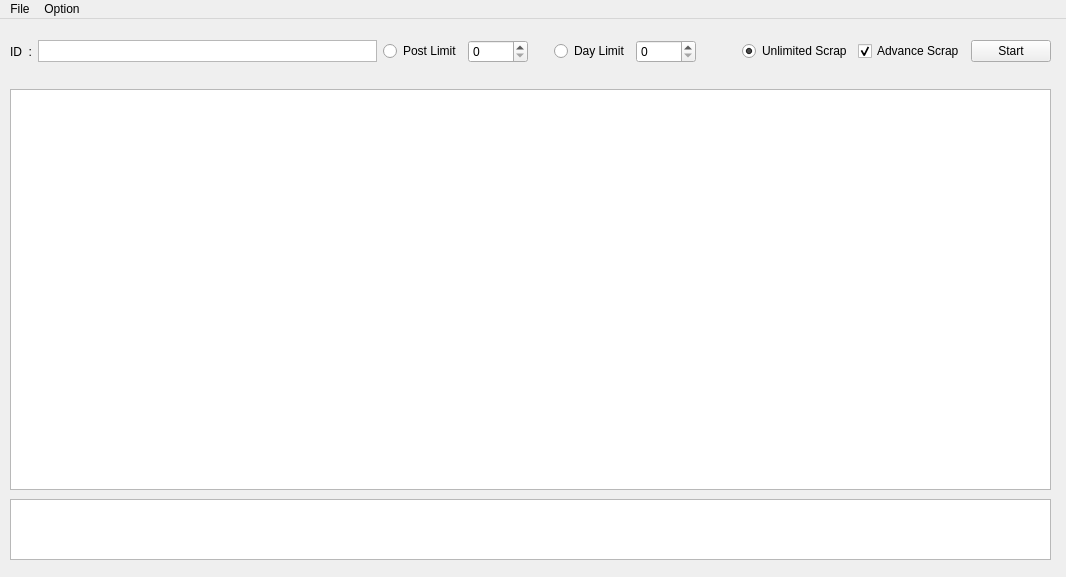
<?xml version="1.0" encoding="UTF-8"?>
<ui version="4.0">
 <class>MainWindow</class>
 <widget class="QMainWindow" name="MainWindow">
  <property name="geometry">
   <rect>
    <x>0</x>
    <y>0</y>
    <width>1066</width>
    <height>577</height>
   </rect>
  </property>
  <property name="windowTitle">
   <string>Facebook Scrapper</string>
  </property>
  <property name="documentMode">
   <bool>false</bool>
  </property>
  <property name="tabShape">
   <enum>QTabWidget::Rounded</enum>
  </property>
  <property name="unifiedTitleAndToolBarOnMac">
   <bool>false</bool>
  </property>
  <widget class="QWidget" name="centralwidget">
   <widget class="QWidget" name="gridLayoutWidget">
    <property name="geometry">
     <rect>
      <x>10</x>
      <y>10</y>
      <width>1041</width>
      <height>46</height>
     </rect>
    </property>
    <layout class="QHBoxLayout" name="horizontalLayout_3">
     <item>
      <layout class="QVBoxLayout" name="verticalLayout">
       <item>
        <layout class="QHBoxLayout" name="horizontalLayout">
         <item>
          <widget class="QLabel" name="label">
           <property name="text">
            <string>ID  :</string>
           </property>
          </widget>
         </item>
         <item>
          <widget class="QPlainTextEdit" name="plainTextEdit">
           <property name="minimumSize">
            <size>
             <width>0</width>
             <height>0</height>
            </size>
           </property>
           <property name="maximumSize">
            <size>
             <width>700</width>
             <height>22</height>
            </size>
           </property>
           <property name="inputMethodHints">
            <set>Qt::ImhNone</set>
           </property>
           <property name="verticalScrollBarPolicy">
            <enum>Qt::ScrollBarAlwaysOff</enum>
           </property>
           <property name="horizontalScrollBarPolicy">
            <enum>Qt::ScrollBarAlwaysOff</enum>
           </property>
           <property name="plainText">
            <string/>
           </property>
           <property name="placeholderText">
            <string/>
           </property>
          </widget>
         </item>
         <item>
          <layout class="QHBoxLayout" name="horizontalLayout_2">
           <item>
            <widget class="QRadioButton" name="radioButton_2">
             <property name="text">
              <string>Post Limit</string>
             </property>
            </widget>
           </item>
           <item>
            <widget class="QSpinBox" name="spinBox_2">
             <property name="sizePolicy">
              <sizepolicy hsizetype="Minimum" vsizetype="Fixed">
               <horstretch>0</horstretch>
               <verstretch>0</verstretch>
              </sizepolicy>
             </property>
             <property name="minimumSize">
              <size>
               <width>60</width>
               <height>0</height>
              </size>
             </property>
            </widget>
           </item>
           <item>
            <spacer name="horizontalSpacer">
             <property name="orientation">
              <enum>Qt::Horizontal</enum>
             </property>
             <property name="sizeHint" stdset="0">
              <size>
               <width>20</width>
               <height>20</height>
              </size>
             </property>
            </spacer>
           </item>
           <item>
            <widget class="QRadioButton" name="radioButton_3">
             <property name="text">
              <string>Day Limit</string>
             </property>
            </widget>
           </item>
           <item>
            <widget class="QSpinBox" name="spinBox">
             <property name="minimumSize">
              <size>
               <width>60</width>
               <height>0</height>
              </size>
             </property>
            </widget>
           </item>
           <item>
            <spacer name="horizontalSpacer_2">
             <property name="orientation">
              <enum>Qt::Horizontal</enum>
             </property>
             <property name="sizeHint" stdset="0">
              <size>
               <width>40</width>
               <height>20</height>
              </size>
             </property>
            </spacer>
           </item>
           <item>
            <widget class="QRadioButton" name="radioButton">
             <property name="text">
              <string>Unlimited Scrap</string>
             </property>
             <property name="checked">
              <bool>true</bool>
             </property>
            </widget>
           </item>
           <item>
            <widget class="QCheckBox" name="checkBox">
             <property name="text">
              <string>Advance Scrap</string>
             </property>
             <property name="checked">
              <bool>true</bool>
             </property>
             <property name="tristate">
              <bool>false</bool>
             </property>
            </widget>
           </item>
          </layout>
         </item>
         <item>
          <widget class="QPushButton" name="pushButton">
           <property name="text">
            <string>Start</string>
           </property>
           <property name="flat">
            <bool>false</bool>
           </property>
          </widget>
         </item>
        </layout>
       </item>
      </layout>
     </item>
    </layout>
   </widget>
   <widget class="QTextEdit" name="textEdit">
    <property name="geometry">
     <rect>
      <x>10</x>
      <y>480</y>
      <width>1041</width>
      <height>61</height>
     </rect>
    </property>
    <property name="inputMethodHints">
     <set>Qt::ImhNone</set>
    </property>
    <property name="readOnly">
     <bool>true</bool>
    </property>
   </widget>
   <widget class="QTableWidget" name="tableWidget">
    <property name="geometry">
     <rect>
      <x>10</x>
      <y>70</y>
      <width>1041</width>
      <height>401</height>
     </rect>
    </property>
   </widget>
  </widget>
  <widget class="QMenuBar" name="menuBar">
   <property name="geometry">
    <rect>
     <x>0</x>
     <y>0</y>
     <width>1066</width>
     <height>26</height>
    </rect>
   </property>
   <widget class="QMenu" name="menuSave_as">
    <property name="title">
     <string>File</string>
    </property>
    <addaction name="actionSave"/>
   </widget>
   <widget class="QMenu" name="menuOption">
    <property name="title">
     <string>Option</string>
    </property>
    <widget class="QMenu" name="menuSort">
     <property name="title">
      <string>Sort</string>
     </property>
     <widget class="QMenu" name="menuSort_By_Date">
      <property name="title">
       <string>Sort By Date</string>
      </property>
      <addaction name="separator"/>
      <addaction name="actionAscending"/>
      <addaction name="actionDescendinf"/>
     </widget>
     <widget class="QMenu" name="menuSort_By_Shares">
      <property name="title">
       <string>Sort By Shares</string>
      </property>
      <addaction name="actionAscending_2"/>
      <addaction name="actionDescending"/>
     </widget>
     <widget class="QMenu" name="menuSort_By_Likes">
      <property name="title">
       <string>Sort By Likes</string>
      </property>
      <addaction name="actionAscending_3"/>
      <addaction name="actionDescending_2"/>
     </widget>
     <widget class="QMenu" name="menuSort_By_Comments">
      <property name="title">
       <string>Sort By Comments</string>
      </property>
      <addaction name="actionAscending_4"/>
      <addaction name="actionDescending_3"/>
     </widget>
     <addaction name="menuSort_By_Date"/>
     <addaction name="menuSort_By_Shares"/>
     <addaction name="menuSort_By_Likes"/>
     <addaction name="menuSort_By_Comments"/>
    </widget>
    <addaction name="menuSort"/>
   </widget>
   <addaction name="menuSave_as"/>
   <addaction name="menuOption"/>
  </widget>
  <action name="actionSave">
   <property name="text">
    <string>Save as CSV</string>
   </property>
  </action>
  <action name="actionAscending">
   <property name="text">
    <string>Ascending</string>
   </property>
  </action>
  <action name="actionDescendinf">
   <property name="text">
    <string>Descending</string>
   </property>
  </action>
  <action name="actionAscending_2">
   <property name="text">
    <string>Ascending</string>
   </property>
  </action>
  <action name="actionAscending_3">
   <property name="text">
    <string>Ascending</string>
   </property>
  </action>
  <action name="actionAscending_4">
   <property name="text">
    <string>Ascending</string>
   </property>
  </action>
  <action name="actionDescending">
   <property name="text">
    <string>Descending</string>
   </property>
  </action>
  <action name="actionDescending_2">
   <property name="text">
    <string>Descending</string>
   </property>
  </action>
  <action name="actionDescending_3">
   <property name="text">
    <string>Descending</string>
   </property>
  </action>
 </widget>
 <resources/>
 <connections/>
</ui>
